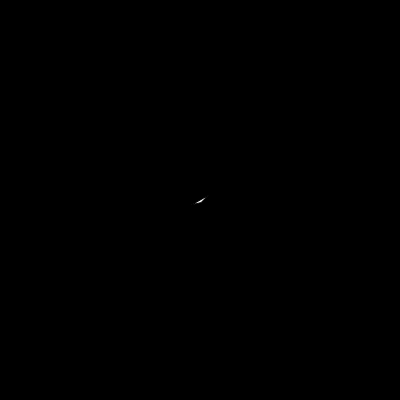
Frame 1 (no input)
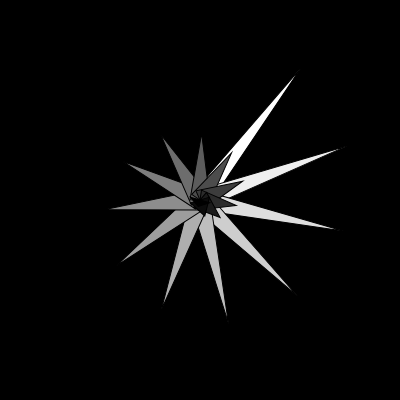
Frame 60 (no input)
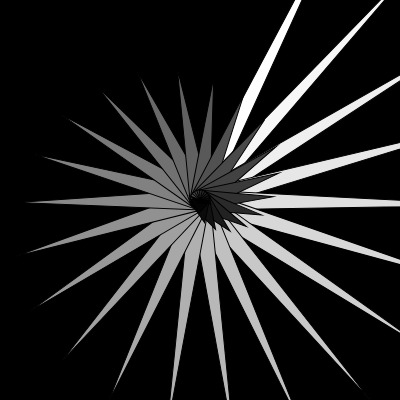
Frame 120 (the mouse pressed at the canvas centre since frame 60)

The p5.js sketch that drew these frames (run headless with seeded random() and noise() and a simulated clock; from frame 60 on, the mouse is pressed at the canvas centre):

// p5.js sketch
// ── sketch.js
let n = 80;

function setup() {
	createCanvas(400, 400);
}

function draw() {
	n = constrain(millis() / 60, 0, 60);
	background(0);
	translate(width/2, height/2);
	angleMode(DEGREES);
	rotate(365 * millis() / 1000)
	for (let i = n; i > 0; --i) {
		rotate(1.5*360/n);
		fill(map(i, n, 1, 255, 0));
		triangle(-10, 0, 10, 0, 0, -10*i);
	}
}
